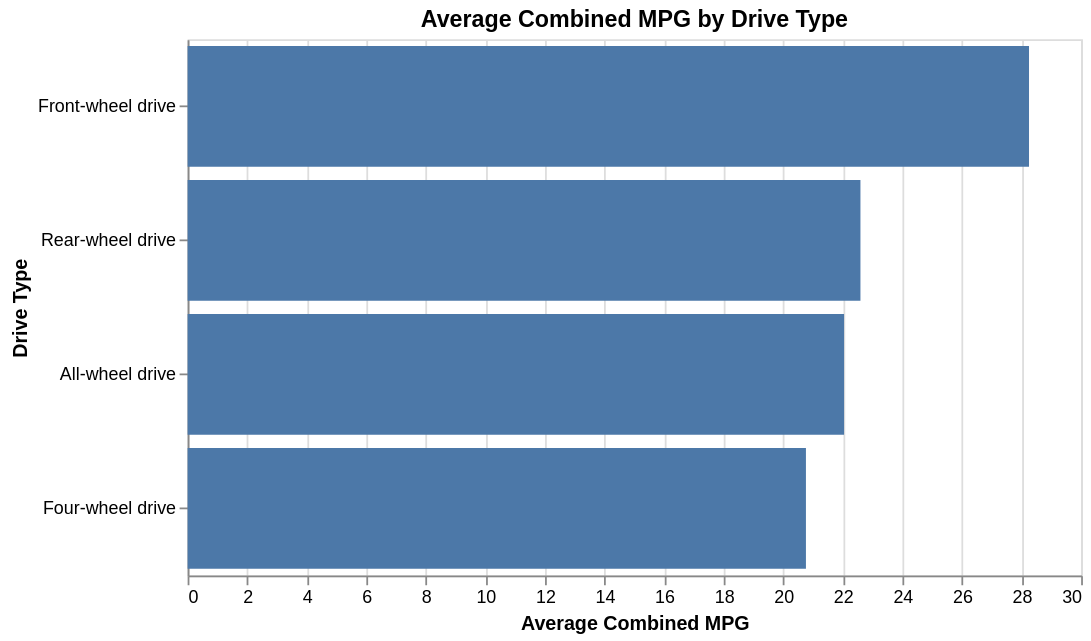

Source (Vega-Lite JSON):
### Vega-Lite specification from a JSON file in a GitHub repository (floating-point values rounded to 4 significant figures)
{"config": {"view": {"continuousWidth": 300, "continuousHeight": 300}}, "data": {"name": "data-60a1a234439ac4d7db00ea764be519d0"}, "mark": {"type": "bar"}, "encoding": {"tooltip": [{"field": "drive_type", "title": "Drive Type", "type": "nominal"}, {"field": "combination_mpg", "title": "Average MPG", "type": "quantitative"}], "x": {"field": "combination_mpg", "title": "Average Combined MPG", "type": "quantitative"}, "y": {"field": "drive_type", "sort": "-x", "title": "Drive Type", "type": "nominal"}}, "height": 300, "title": "Average Combined MPG by Drive Type", "width": 500, "$schema": "https://vega.github.io/schema/vega-lite/v5.20.1.json", "datasets": {"data-60a1a234439ac4d7db00ea764be519d0": [{"drive": "4wd", "combination_mpg": 20.76, "drive_type": "Four-wheel drive"}, {"drive": "awd", "combination_mpg": 22.04, "drive_type": "All-wheel drive"}, {"drive": "fwd", "combination_mpg": 28.25, "drive_type": "Front-wheel drive"}, {"drive": "rwd", "combination_mpg": 22.59, "drive_type": "Rear-wheel drive"}]}}
